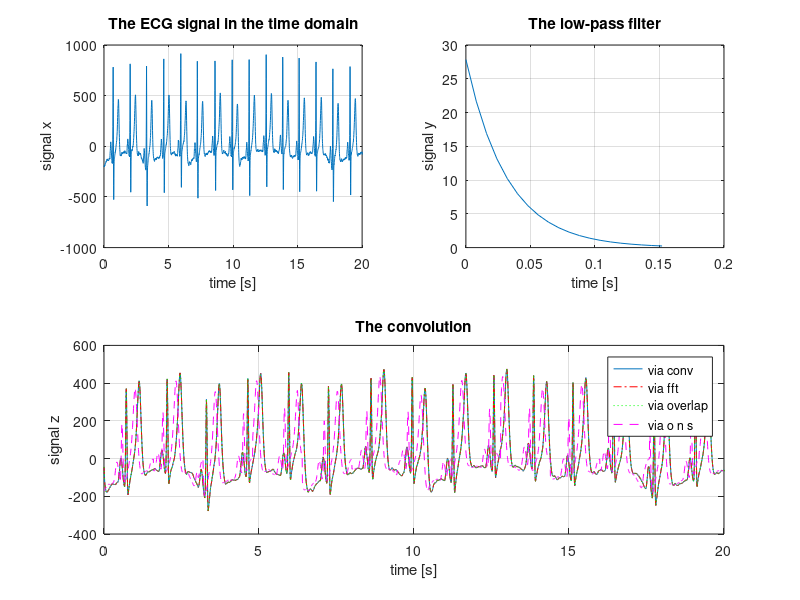

Write MATLAB code to recreate this figure.
clear all
close all
clc


%% Lab 1 BLOCK CONVOLUTION


%% 1. signal and filter

% load ECG data
load('data_ecg')
T = 1/125; % sampling period
x = ecg-mean(ecg); % ECG signal
tx = T*(0:length(x)-1); % time instants associated to x

% plot the ECG signal in the time domain
figure(1)
subplot(2,2,1)
plot(tx,x) % plot the signal
grid % activate the grid
xlim([0,20]) % zoom on a signal portion
xlabel('time [s]'); ylabel('signal x');
title('The ECG signal in the time domain')

% filter
ty = (0:19)*T; 
y = exp(-0.25*ty/T); y = y/sum(y)/T; % exponential signal
subplot(2,2,2)
plot(ty,y) % plot the signal
grid % activate the grid
xlabel('time [s]'); ylabel('signal y');
title('The low-pass filter')


%% 2. convolution 

% in the time domain
z = T*conv(x,y); % discrete convolution
tz = tx(1)+ty(1):T:tx(end)+ty(end); % property of convolution
subplot(2,1,2)
plot(tz,z) % plot the signal
grid % activate the grid
xlim([0,20]) % zoom on a signal portion
xlabel('time [s]'); ylabel('signal z');
title('The convolution')

% in the frequency domain
Nx = length(x);
Ny = length(y);
N = Nx+Ny-1;
x1 = [x, zeros(1,N-Nx)]; % add zeros
y1 = [y, zeros(1,N-Ny)]; % add zeros
X1 = T*fft(x1);  % Fourier transform of x
Y1 = T*fft(y1);  % Fourier transform of y
Z1 = X1.*Y1;     % Fourier transform of z (.* is mult entry b entry)

z1 = ifft(Z1)/T; % convolution signal

hold on
plot(tz,z1,'r-.') % plot the signal
hold off
%legend('via conv','via fft')
%disp(['norm of the difference of the two approaches = ' num2str(norm(z-z1))])


%% 3. block convolution - overlap and add

%N = 4019
%Nx = 4000
%Ny = 20

%M = 20 blocchi lunghi 200
M = 10*Ny; % exactly matches with Nx = 20*M1
nOfBlocks = Nx/M;

%blocks is a 1x200 cell that contains all the blocks to be computed for the
%overlap and add method
blocks  = {};
%BLOCKS contains the blocks on freq domain
BLOCKS = {};

%for the FFT now N = M + Ny - 1
NN = M + Ny - 1;
padding = zeros(1,Ny-1);

newy1 =[y zeros(1, NN - Ny)];
newY1 = T*fft(newy1); %lungo 219

%i va da 1 a 20
for i = 1:nOfBlocks
    %0*20+1
    %1*20+1
    startIndexBlock = ((i-1)*M+1);
    endIndexBlock = (i*M);
    %pad the blocks in preparation for the fft
    blocks{1,i} = [x(startIndexBlock : endIndexBlock) padding]; %lungo 219
    %compute the fft on the padded blocks
    BLOCKS{1,i} = T*fft(blocks{1,i}); %theres no more zeros at the end
    %lets use the same structure for the product 
    BLOCKS{1,i} = BLOCKS{1,i}.*newY1;
    blocks{1,i} = ifft(BLOCKS{1,i})/T;
end
%now i need to add the overlapping parts
%each block is long NN = 219

result = zeros(1,Nx +Ny -1);

for i=1:nOfBlocks
    for j=1:length(blocks{1,i})
        % 0*200+1
        % 0*200+2 etc...
        % ...
        % 0*200+219 fine 
        result((i-1)*M+j) = result((i-1)*M+j) + blocks{1,i}(j);   
    end
end

hold on
plot(tz,result ,'g:') % plot the signal
hold off


%% 4. block convolution - overlap and save

%lets add the Ny-1 zeros ad the start and end for the transient
padded_x = [zeros(1,Ny-1) x zeros(1,Ny-1)];

%divide it in overlapping blocks of length N=M+Ny-1
blockLength = M+Ny-1;

blocks2 = {};
BLOCKS2= {};

padded_y = [y zeros(1,M-1)];
PADDED_Y = T*fft(padded_y);

for i=1:20
    startidx=(i-1)*M+1;
    endidx = startidx+(blockLength-1);
    %make the first block cut
    blocks2{1,i}=padded_x(startidx : endidx);
    
    %now cyclically convolve with y then discard the first 19 samples
    %fft
    BLOCKS2{1,i}=T*fft(blocks{1,i});
    %multiplication with fft of y
    BLOCKS{1,i}=BLOCKS2{1,i}.*PADDED_Y;
    %back to time domain
    blocks2{1,i}=ifft(BLOCKS{1,i})/T;
    %discard the first Ny-1 values
    blocks2{1,i}=blocks2{1,i}(Ny:blockLength);
    %end
end

result2 = zeros(1,Nx +Ny -1);

for i=1:20
    for j=1:length(blocks2{1,i}) 
        result2((i-1)*M+j) = blocks2{1,i}(j);   
    end
end

hold on
plot(tz,result2,'m--') % plot the signal
hold off
legend('via conv','via fft','via overlap','via o n s')
disp(['norm of the difference of the two approaches = ' num2str(norm(z-result2))])

